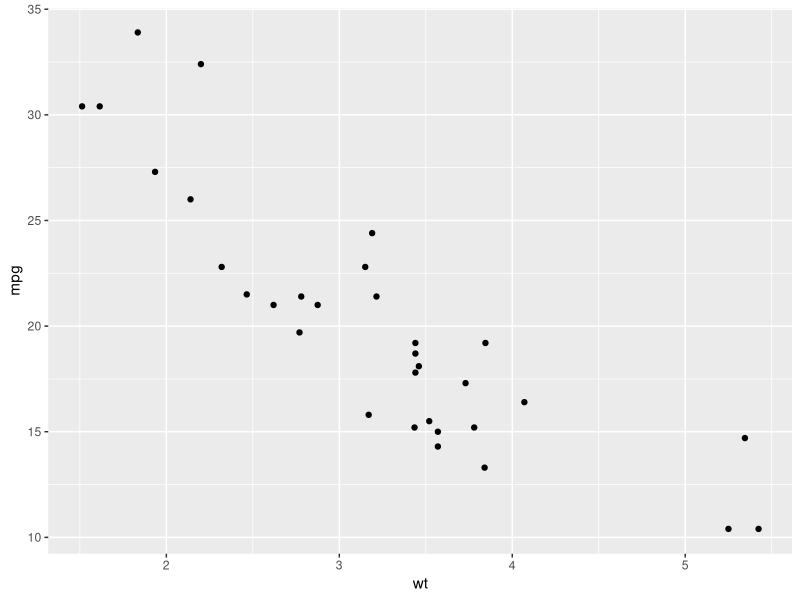
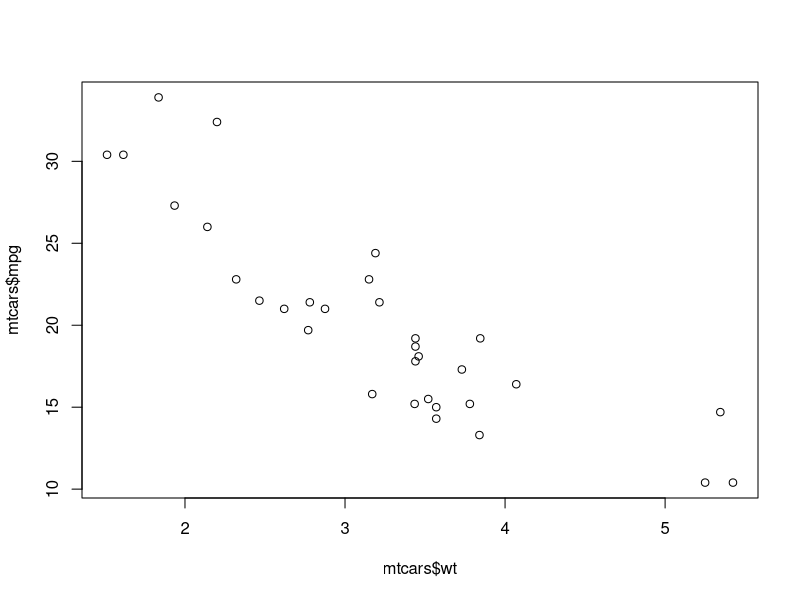
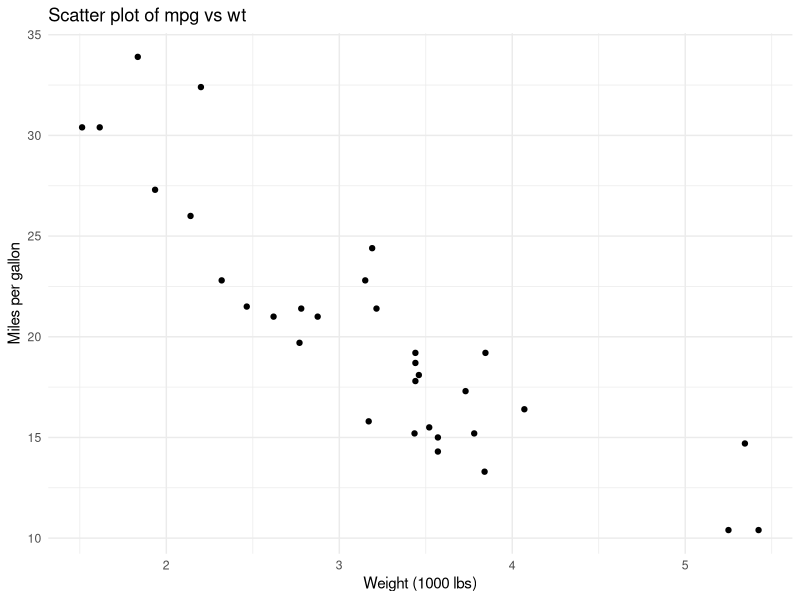

Here is the R script that generated these plots, in order:
#' Here in an example in R programming on how to perform basic plots using
#' ggplot2.
#'
#' Install ggplot2 package if not already installed. install.packages("ggplot2")
#'
#' Load ggplot2 package
library(ggplot2)

#' Load a dataset
#'
#' The dataset mtcars is available in R. It contains information about 32 cars.
#'
#' Let's load the dataset.
data(mtcars)

#' Now, since we are familiar with the dataset, let's create some plots.

#' Simple example: Scatter plot

#' Let's create a scatter plot between mpg and wt.
#'
#' We will use the ggplot() function to create the plot.
#'
#' Here is an explanation of the inner workings of the ggplot() function:
#'
#' - The first argument is the dataset.
#' - The aes() function is used to specify the aesthetics of the plot.
#' - The x argument specifies the x-axis variable.
#' - The y argument specifies the y-axis variable.
#' - The geom_point() function is used to create a scatter plot.
#'
#' Note that the + operator is used to add layers to the plot. This is because
#' ggplot2 is based on the 'grammar of graphics', which is a way of thinking
#' about plots as a series of layers.
#'
#' You simply add layers upon layers to create the plot you want! It is
#' therefore also important to note that the order in which you add layers is
#' important, much like painting on a canvas.
#'
#' Here is the code to create the scatter plot.
ggplot(mtcars, aes(x = wt, y = mpg)) +
    geom_point()

#' Notice the major difference between this plot and the base R plot is that we
#' are using the ggplot() function to create the plot.

#' Eqvivalent base R plot
plot(mtcars$wt, mtcars$mpg)

# Let's improve the plot a bit
#' We can add more layers to the plot to make it more informative.
#'
#' For example, we can add a title, labels for the x and y axes, and a theme.
#'
#' Here is the code to create an improved scatter plot.
ggplot(mtcars, aes(x = wt, y = mpg)) +
    geom_point() +
    labs(title = "Scatter plot of mpg vs wt", x = "Weight (1000 lbs)", y = "Miles per gallon") +
    theme_minimal()

#' Note that the theme_minimal() function is used to apply a minimal theme to
#' the plot. There are many other themes available in ggplot2, such as
#' theme_bw(), theme_classic(), etc.
#'
#' The layers being added are the title, x-axis label, y-axis label, and the
#' theme.
#'
#' What has been presented here is just the tip of the iceberg.
#'
#' There are many more possibilities with ggplot2, such as adding colors,
#' shapes, facets, etc.
#'
#' And of course there are many more types of plots that can be created with
#' ggplot2!
